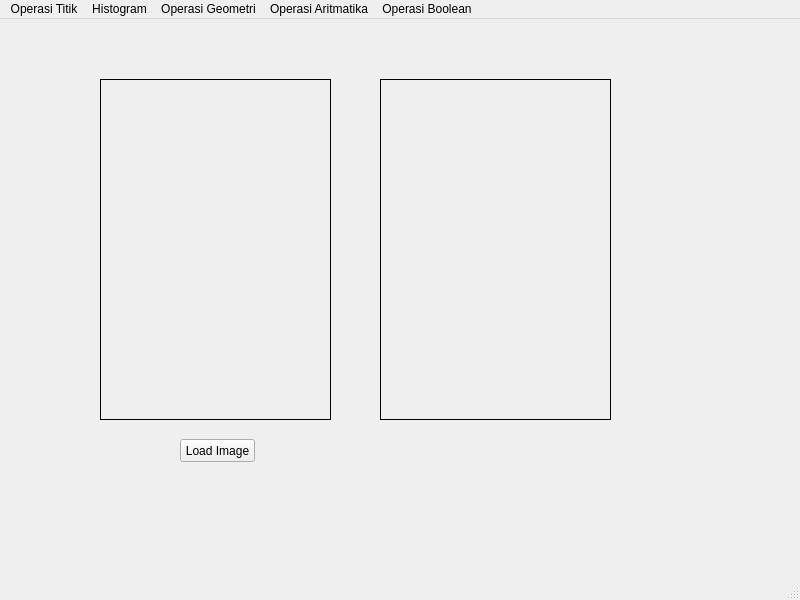
<?xml version="1.0" encoding="UTF-8"?>
<ui version="4.0">
 <class>MainWindow</class>
 <widget class="QMainWindow" name="MainWindow">
  <property name="geometry">
   <rect>
    <x>0</x>
    <y>0</y>
    <width>800</width>
    <height>600</height>
   </rect>
  </property>
  <property name="windowTitle">
   <string>SHOW IMAGE GUI</string>
  </property>
  <widget class="QWidget" name="centralwidget">
   <widget class="QLabel" name="imgLabel">
    <property name="geometry">
     <rect>
      <x>100</x>
      <y>60</y>
      <width>231</width>
      <height>341</height>
     </rect>
    </property>
    <property name="frameShape">
     <enum>QFrame::Box</enum>
    </property>
    <property name="text">
     <string/>
    </property>
   </widget>
   <widget class="QLabel" name="hasilLabel">
    <property name="geometry">
     <rect>
      <x>380</x>
      <y>60</y>
      <width>231</width>
      <height>341</height>
     </rect>
    </property>
    <property name="frameShape">
     <enum>QFrame::Box</enum>
    </property>
    <property name="text">
     <string/>
    </property>
   </widget>
   <widget class="QPushButton" name="LoadButton">
    <property name="geometry">
     <rect>
      <x>180</x>
      <y>420</y>
      <width>75</width>
      <height>23</height>
     </rect>
    </property>
    <property name="text">
     <string>Load Image</string>
    </property>
   </widget>
  </widget>
  <widget class="QMenuBar" name="menubar">
   <property name="geometry">
    <rect>
     <x>0</x>
     <y>0</y>
     <width>800</width>
     <height>21</height>
    </rect>
   </property>
   <widget class="QMenu" name="menuOperasi_Titik">
    <property name="title">
     <string>Operasi Titik</string>
    </property>
    <addaction name="actionGrayscale"/>
    <addaction name="actionBrightness"/>
    <addaction name="actionSimple_Contrast"/>
    <addaction name="actionContrast_Stretching"/>
    <addaction name="actionNegative"/>
    <addaction name="actionBiner"/>
   </widget>
   <widget class="QMenu" name="menuHistogram">
    <property name="title">
     <string>Histogram</string>
    </property>
    <addaction name="actionHistogram_Grayscale"/>
    <addaction name="actionHistogram_RGB"/>
    <addaction name="actionHistogram_Equalization"/>
   </widget>
   <widget class="QMenu" name="menuOperasi_Geometri">
    <property name="title">
     <string>Operasi Geometri</string>
    </property>
    <addaction name="actionTranslation"/>
    <addaction name="actionRotation"/>
    <addaction name="actionResize"/>
    <addaction name="actionCrop"/>
   </widget>
   <widget class="QMenu" name="menuOperasi_Aritmatika">
    <property name="title">
     <string>Operasi Aritmatika</string>
    </property>
    <addaction name="actionTambah_dan_Kurang"/>
   </widget>
   <widget class="QMenu" name="menuOperasi_Boolean">
    <property name="title">
     <string>Operasi Boolean</string>
    </property>
    <addaction name="actionOperasi_AND"/>
    <addaction name="actionOperasi_OR"/>
    <addaction name="actionOperasi_XOR"/>
   </widget>
   <addaction name="menuOperasi_Titik"/>
   <addaction name="menuHistogram"/>
   <addaction name="menuOperasi_Geometri"/>
   <addaction name="menuOperasi_Aritmatika"/>
   <addaction name="menuOperasi_Boolean"/>
  </widget>
  <widget class="QStatusBar" name="statusbar"/>
  <action name="actionGrayscale">
   <property name="text">
    <string>Grayscale</string>
   </property>
  </action>
  <action name="actionBrightness">
   <property name="text">
    <string>Brightness</string>
   </property>
  </action>
  <action name="actionSimple_Contrast">
   <property name="text">
    <string>Simple Contrast</string>
   </property>
  </action>
  <action name="actionContrast_Stretching">
   <property name="text">
    <string>Contrast Streching</string>
   </property>
  </action>
  <action name="actionNegative">
   <property name="text">
    <string>Negative</string>
   </property>
  </action>
  <action name="actionBiner">
   <property name="text">
    <string>Biner</string>
   </property>
  </action>
  <action name="actionHistogram_Grayscale">
   <property name="text">
    <string>Histogram Grayscale</string>
   </property>
  </action>
  <action name="actionHistogram_RGB">
   <property name="text">
    <string>Histogram RGB</string>
   </property>
  </action>
  <action name="actionHistogram_Equalization">
   <property name="text">
    <string>Histogram Equalization</string>
   </property>
  </action>
  <action name="actionTranslation">
   <property name="text">
    <string>Translation</string>
   </property>
  </action>
  <action name="actionRotation">
   <property name="text">
    <string>Rotation</string>
   </property>
  </action>
  <action name="actionResize">
   <property name="text">
    <string>Resize</string>
   </property>
  </action>
  <action name="actionCrop">
   <property name="text">
    <string>Crop</string>
   </property>
  </action>
  <action name="actionTambah_dan_Kurang">
   <property name="text">
    <string>Tambah dan Kurang</string>
   </property>
  </action>
  <action name="actionOperasi_AND">
   <property name="text">
    <string>Operasi AND</string>
   </property>
  </action>
  <action name="actionOperasi_OR">
   <property name="text">
    <string>Operasi OR</string>
   </property>
  </action>
  <action name="actionOperasi_XOR">
   <property name="text">
    <string>Operasi XOR</string>
   </property>
  </action>
 </widget>
 <resources/>
 <connections/>
</ui>
